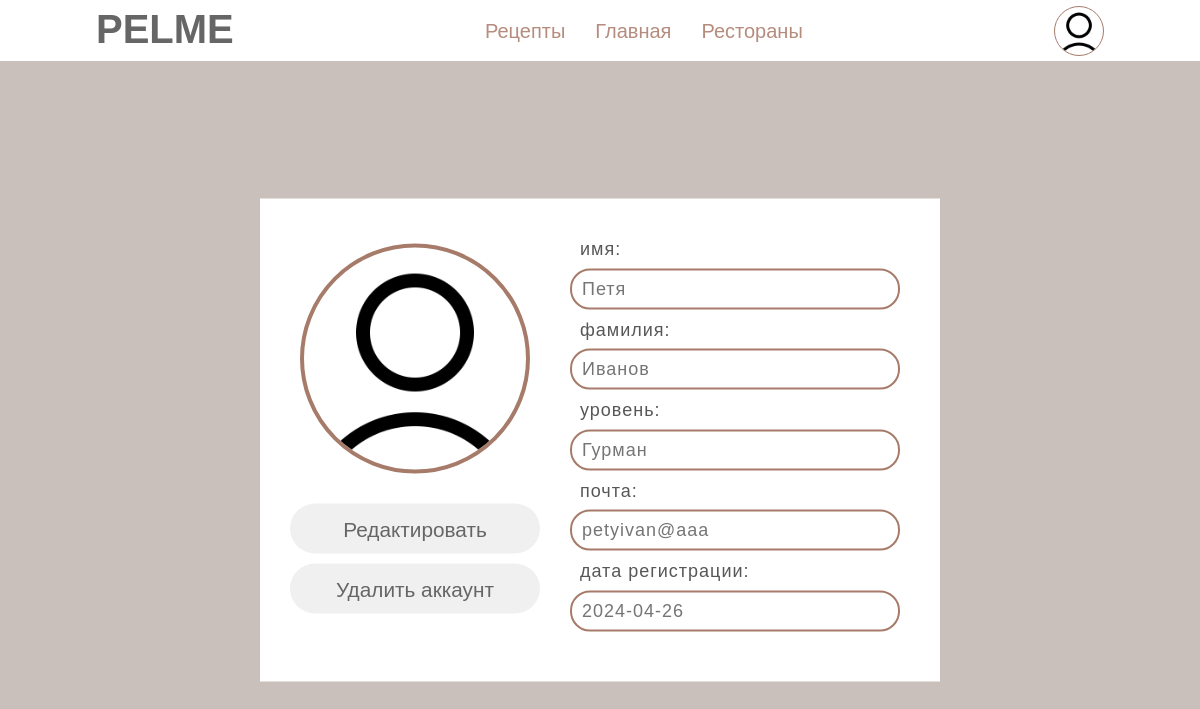
Page /profile_user (signed in) on the committed database.
### data/users.py (models this page shows, shortened)
class User(SqlAlchemyBase, UserMixin):
    __tablename__ = 'users'
    id = sqlalchemy.Column(sqlalchemy.Integer, primary_key=True, autoincrement=True)
    name = sqlalchemy.Column(sqlalchemy.String, nullable=True)
    surname = sqlalchemy.Column(sqlalchemy.String, nullable=True)
    avatar = sqlalchemy.Column(sqlalchemy.String, nullable=True)
    email = sqlalchemy.Column(sqlalchemy.String, unique=True, nullable=True)
    level = sqlalchemy.Column(sqlalchemy.String, nullable=True)
    liked_recipes = sqlalchemy.Column(sqlalchemy.String, nullable=True)
    hashed_password = sqlalchemy.Column(sqlalchemy.String, nullable=True)
    modified_date = sqlalchemy.Column(sqlalchemy.DateTime, default=datetime.datetime.now)
    recipes = orm.relationship("Recipes", back_populates='user')

### main.py (the view)
@app.route('/profile_user')
@login_required
def profile_user():
    return render_template('profile_user.html', authenticated=True, user=current_user)

### data/db_session.py (called while the page is built)
def create_session() -> Session:
    global __factory
    return __factory()

### main.py (called while the page is built)
@login_manager.user_loader
def load_user(user_id):
    db_sess = db_session.create_session()
    return db_sess.query(User).get(user_id)

### templates/profile_user.html (shortened to what this page needs)
{% extends "base.html" %}
{% block content %}
<link rel="stylesheet" href="/static/css/profile_user.css">
<div class="screen">
    <div class="content-user">
        <div class="profile">
            <div class="avatar-btn">
                {% if authenticated %}
                <div class="avatarka">
                    <img class="img-avatar-profile" src="{{ '/' + user.avatar }}">
                </div>
                <div class="btns">
                    <button class="btn-profile btn-edit" type="button" onclick="location.href='edit_profile'"> Редактировать</button><br>
                    <button class="btn-profile" type="button" onclick="location.href='delete_profile'"> Удалить аккаунт</button><br>
                </div>
                {% else %}
                <div class="avatarka-left-user">
                    <img class="img-avatar-profile" src="{{ '/' + user.avatar }}">
                </div>
                {% endif %}
            </div>
            <div class="inform">
                <div class="inform-name">
                    <h4 class="text"> имя: </h4>
                    <input class="text-inform" readonly placeholder="{{ user.name }}"></input>
                </div>
                <div class="inform-name">
                    <h4 class="text"> фамилия: </h4>
                    <input class="text-inform" readonly placeholder="{{ user.surname }}"></input>
                </div>
                <div class="inform-name">
                    <h4 class="text"> уровень: </h4>
                    <input class="text-inform" readonly placeholder="{{ user.level }}"></input>
                </div>
                <div class="inform-name">
                    <h4 class="text"> почта: </h4>
                    <input class="text-inform" readonly placeholder="{{ user.email }}"></input>
                </div>
                <div class="inform-name">
                    <h4 class="text"> дата регистрации: </h4>
                    <input class="text-inform" placeholder="{{ user.modified_date.date() }}"></input>
                </div>
            </div>
        </div>
    </div>
</div>
{% endblock %}

### templates/base.html (shortened to what this page needs)
<!doctype html>
<html lang="en">
<head>
    <link rel="stylesheet"
          href="https://stackpath.bootstrapcdn.com/bootstrap/4.4.1/css/bootstrap.min.css"
>
    <link rel="stylesheet" href="/static/css/base.css">
</head>
<body>
    <header>
      <h1 class="logo">PELME</h1>
     <nav>
         <ul>
             <li><a href="/recipes">Рецепты</a></li>
             <li><a href="/">Главная</a></li>
             <li><a href="/restaurants">Рестораны</a></li>
         </ul>
     </nav>
    {% if current_user.is_authenticated %}
     <div class="avatar">
      <li><img class="img-avatar" src="{{ '/' + current_user.avatar }}">
      </li>
     </div>
   {% else %}
    <div class="buttons">
        <button class="btn-regist" type="button" onclick="location.href='regist'">Регистрация</button>
        <button class="btn-come" type="button" onclick="location.href='login'">Войти</button>
    </div>
   {% endif %}
   </header>
<main>
    {% block content %}{% endblock %}
</main>
</body>
</html>

### static/css/base.css (style rules this page uses)
* { margin: 0; padding: 0; box-sizing: border-box; font-family: sans-serif; list-style: none; text-decoration: none; }
body { background-color: #696969; }
header { background-color: #ffffff; position: fixed; top: 0; left: 0; right: 0; display: flex; justify-content: space-between; align-items: center; padding: 0 8%; z-index: 10; }
header .logo { margin-top: 5px; background-color: #ffffff; font-size: 40px; font-weight: 900; color: #666666; transition: .5s; }
header nav ul li { background-color: #ffffff; position: relative; float: left; top: 0; }
header nav ul li a { padding: 15px; color: #b58c7d; font-size: 20px; display: block; }
.avatar { background-color: #ffffff; width: 50px; height: 50px; }
.img-avatar { background-color: #ffffff; width: 100%; height: 100%; border-radius: 70px; border: 1.5px solid #a67b6a; }
nav { background-color: #ffffff; }
div li { background-color: #ffffff; }

### static/css/profile_user.css (style rules this page uses)
body { background-color: #c9c0bb; }
.screen { position: relative; height: 100vh; }
.content-user { background-color: #ffffff; position: absolute; top: 55%; left: 50%; transform: translate(-50%, -50%); padding: 20px 20px 20px 20px; }
.profile { background-color: #ffffff; display: flex; justify-content: space-between; }
.avatarka { background-color: #ffffff; border-radius: 30px; margin-left: 20px; margin-right: 20px; margin-top: 20px; margin-bottom: 20px; }
.img-avatar-profile { background-color: #ffffff; border-radius: 120px; margin-top: 5px; width: 230px; height: 230px; border: 4px solid #a67b6a; }
.avatar-btn { background-color: #ffffff; }
.btn-profile { background-color: #f0f0f0; padding: 10px 20px; height: 50px; width: 250px; outline: none; border: none; border-radius: 30px; cursor: pointer; color: #666666; font-weight: 400; font-size: 0.55cm; }
.btns { background-color: #ffffff; text-align: center; }
.btn-edit { margin-bottom: 10px; margin-top: 10px; }
.inform { background-color: #ffffff; padding: 20px 20px 20px 20px; }
.text-inform { width: 330px; background-color: #ffffff; font-family: sans-serif; letter-spacing: 1px; font-size: 18px; border-radius: 20px; border: 2px solid #a67b6a; padding: 5px 10px 5px 10px; margin-bottom: 10px; }
.inform-name { background-color: #ffffff; }
.text { background-color: #ffffff; color: #575757; font-family: sans-serif; letter-spacing: 1px; font-size: 18px; margin-left: 10px; }

### rows in the picture
User: avatar (picture), name "Петя", surname "Иванов", level "Гурман", email "petyivan@aaa", modified_date "2024-04-26"
